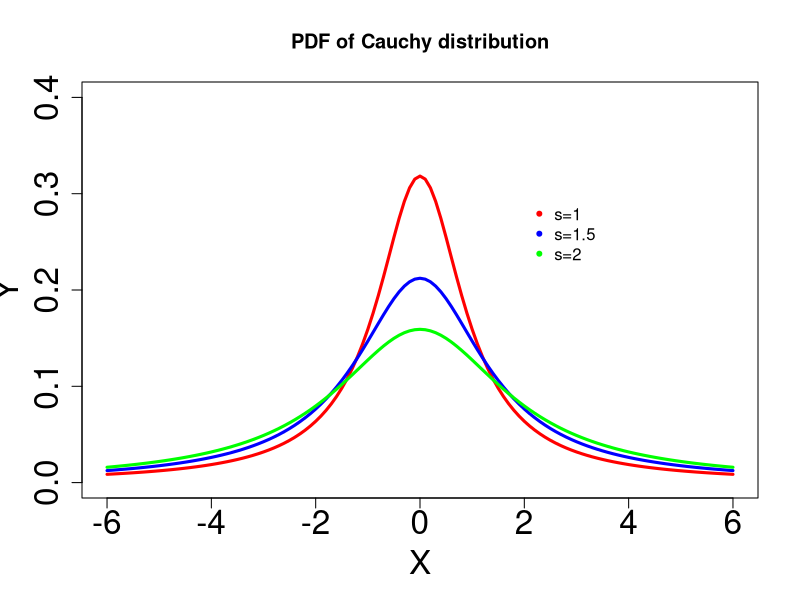
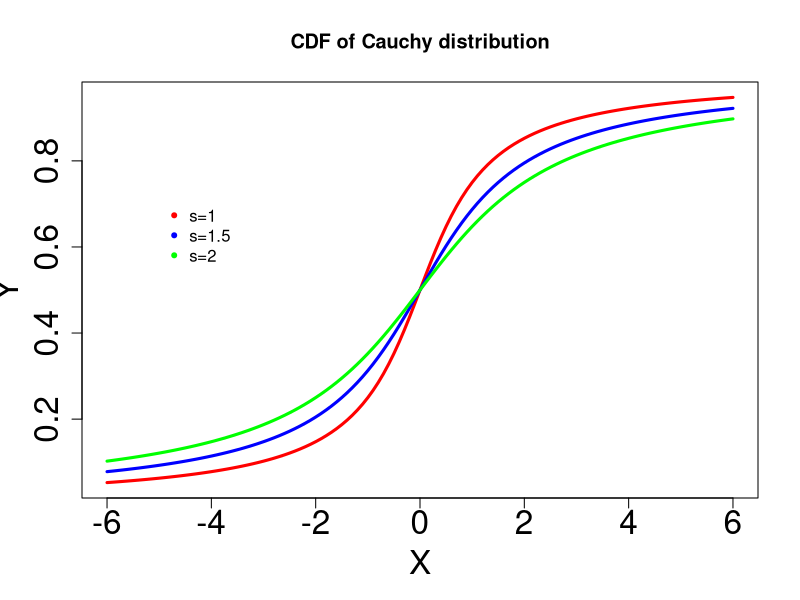

Recreate these plots in R, in order.

# clear all variables
rm(list = ls(all = TRUE))
graphics.off()

xx = seq(-6, 6, by = 0.1)

# Pdf of Cauchy distribution with s=1, s=1.5, s=2 
plot(xx, dcauchy(xx, 0, 1), type = "l", ylim = c(0, 0.4), ylab = "Y", xlab = "X", 
    col = "red", lwd = 3, cex.lab = 2, cex.axis = 2)  
lines(xx, dcauchy(xx, 0, 1.5), type = "l", col = "blue", lwd = 3) 
lines(xx, dcauchy(xx, 0, 2), type = "l", col = "green", lwd = 3)  
legend(x = 2, y = 0.3, legend = c("s=1", "s=1.5", "s=2"), pch = c(20, 20, 20), col = c("red", 
    "blue", "green"), bty = "n")
title("PDF of Cauchy distribution")

# Cdf of Cauchy distribution with s=1, s=1.5, s=2 
dev.new()
plot(xx, pcauchy(xx, 0, 1), type = "l", ylab = "Y", xlab = "X", col = "red", lwd = 3, 
    cex.lab = 2, cex.axis = 2)  
lines(xx, pcauchy(xx, 0, 1.5), type = "l", col = "blue", lwd = 3)
lines(xx, pcauchy(xx, 0, 2), type = "l", col = "green", lwd = 3)  
legend(x = -5, y = 0.72, legend = c("s=1", "s=1.5", "s=2"), pch = c(20, 20, 20), col = c("red", 
    "blue", "green"), bty = "n")
title("CDF of Cauchy distribution") 
